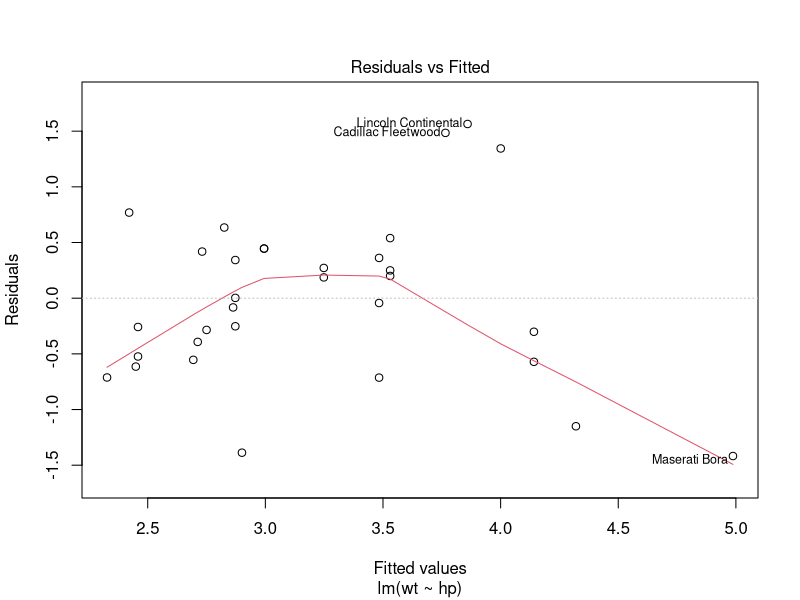
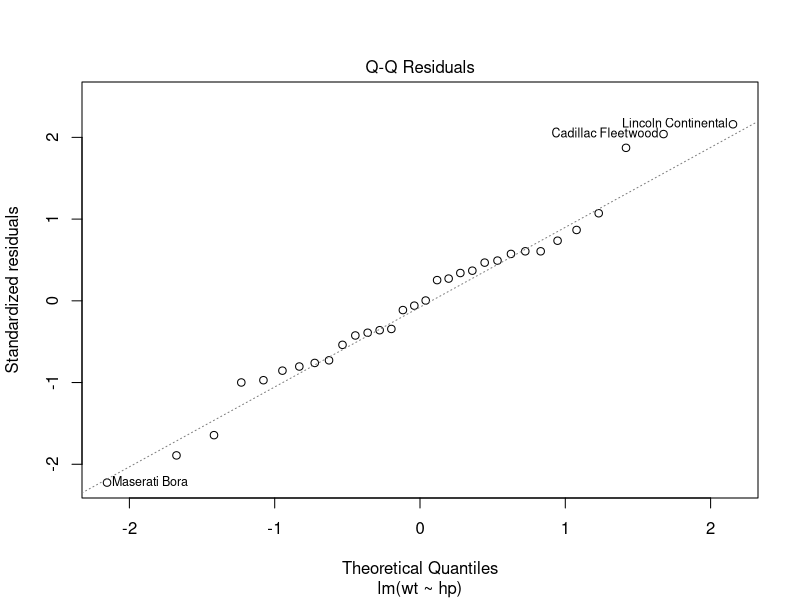

Source code (R) for these figures, in order:
  
# ------------------------------------------------------------------------------------------------
# Title:  Lösung zu Aufgaben Regression
# Autor:  Dominik Peter
# Date:   2017-01-26
# ------------------------------------------------------------------------------------------------

rm(list=ls())


# ------------------------------------------------------------------------------------------------
# Aufgabe: Schätzen eines y-Wertes
# ------------------------------------------------------------------------------------------------
# Betrachten Sie den Datensatz mtcars.
# Modellieren Sie das Gewicht wt der Autos als Funktion der Motorleistung hp.
# Welches durchschnittliche Gewicht wird für ein Auto geschätzt,
# dessen Motor eine Leistung von 200 PS aufweist?

model <- lm(wt~hp, data = mtcars)

predict(model, data.frame(hp = 200))

# ------------------------------------------------------------------------------------------------
# Aufgabe: Bestimmtheitsmass
# ------------------------------------------------------------------------------------------------
# Bestimmen Sie das Bestimmtheitsmass r2 des linearen Modells zu mtcars.

r2 <- summary(model)$r.squared
r2

# ------------------------------------------------------------------------------------------------
# Aufgabe: Bestimmtheitsmass
# ------------------------------------------------------------------------------------------------
# Untersuchen Sie, ob zwischen den Grössen wt und hp aus
# mtcars ein signifikanter Zusammenhang besteht.

model_summary <- summary(model)
coefficients(model_summary)

# Mit P-Value = 4.145827e-05 liegt ein signifikanter Zusammenhang vor

# ------------------------------------------------------------------------------------------------
# Aufgabe: Konfidenzintervalle für y
# ------------------------------------------------------------------------------------------------
# Bestimmen Sie ein 95%-Konfidenzintervall für das durchschnittliche
# Gewicht bei einer Motorenleistung von 200 PS.

predict(model, data.frame(hp = 200), interval = "confidence", level = 0.95)


# ------------------------------------------------------------------------------------------------
# Aufgabe: Prognoseintervalle für y
# ------------------------------------------------------------------------------------------------
# Bestimmen Sie ein 95%-Prognoseintervall für das durchschnittliche
# Gewicht bei einer Motorenleistung von 200 PS.

predict(model, data.frame(hp = 200), interval = "predict", level = 0.95)


# ------------------------------------------------------------------------------------------------
# Aufgabe: Residuen-Plot
# ------------------------------------------------------------------------------------------------
# Stellen Sie die Residuen des linearen Modells zwischen dem
# Gewicht und der Leistung aus mtcars grafisch dar.

plot(model, which = 1)


# ------------------------------------------------------------------------------------------------
# Aufgabe: QQ-Plot
# ------------------------------------------------------------------------------------------------
# Erstellen Sie das Normal-Wahrscheinlichkeits-Diagramm der Residuen aus dem Datensatz mtcars.

plot(model, which = 2)




